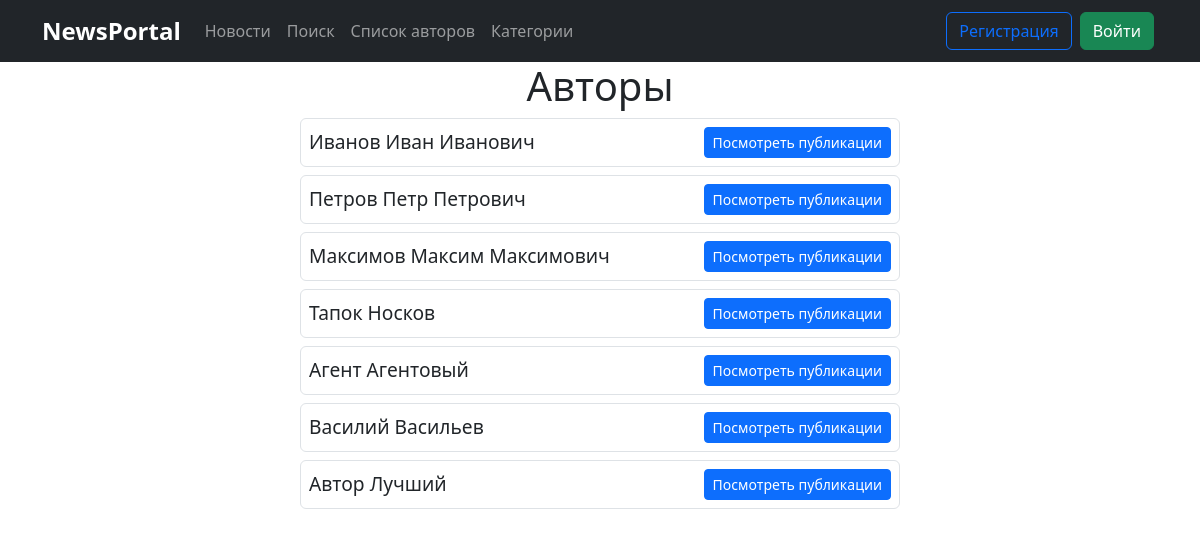
/news/authors/, run on the app's committed database.
### news/models.py (models this page shows, shortened)
class Author(models.Model):
    user = models.OneToOneField(
        User,
        on_delete=models.CASCADE,
        primary_key=True,
        related_name='author_profile'
    )
    rating = models.FloatField(default=0)
    subscribers = models.ManyToManyField(User, related_name='author_subscribers', blank=True)

### news/views.py (the view)
# urls.py: path('authors/', AuthorListView.as_view(), name='authors_list'),
class AuthorListView(ListView):
    model = Author
    template_name = 'news/authors.html'
    context_object_name = 'authors'

### templates/news/authors.html (shortened to what this page needs)
{% extends 'flatpages/default.html' %}
{% block content %}
    <h1 style="text-align:center;">Авторы</h1>
    <div class="author-container" style="max-width: 600px; margin: auto;">
        {% for author in authors %}
            <div class="d-flex justify-content-between align-items-center border rounded p-2 my-2">
                <div style="font-size: 1.2em;">{{ author.user.get_full_name|default:author.user.username }}</div>
                <a href="{% url 'author_detail' author.pk %}" class="btn btn-primary btn-sm">Посмотреть публикации</a>
            </div>
        {% endfor %}
    </div>
{% endblock content %}

### data on the page
Author: user.get_full_name "Иванов Иван Иванович"
Author: user.get_full_name "Петров Петр Петрович"
Author: user.get_full_name "Максимов Максим Максимович"
Author: user.get_full_name "Тапок Носков"
Author: user.get_full_name "Агент Агентовый"
Author: user.get_full_name "Василий Васильев"
Author: user.get_full_name "Автор Лучший"
